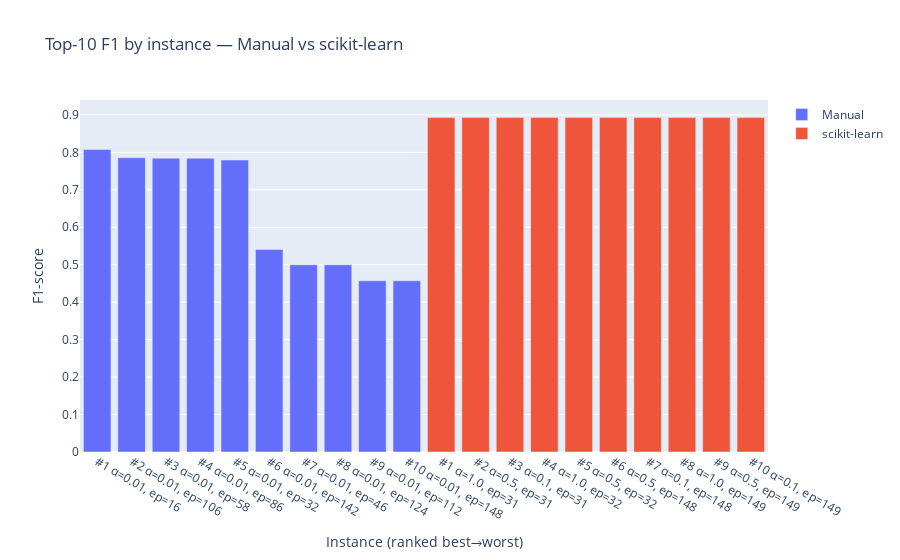

The code cell stored with this chart in its notebook:
### Markdown cell above
## Comparisson for F1 metric in manual and sklearn 5 best and 5 worse models with varying alpha, epochs and C for SKlearn (HW point 6)

### Code cell
fig_f1_top10 = go.Figure()
fig_f1_top10.add_bar(name="Manual",  x=manual["labels"], y=manual["f1"])
fig_f1_top10.add_bar(name="scikit-learn", x=skl["labels"], y=skl["f1"])
fig_f1_top10.update_layout(
    title="Top-10 F1 by instance — Manual vs scikit-learn",
    xaxis_title="Instance (ranked best→worst)",
    yaxis_title="F1-score",
    barmode="group"
)
fig_f1_top10.show()

### Figure 1 — Plotly figure (JSON) as saved in the notebook; plotly's stock layout.template omitted (floating-point values rounded to 4 significant figures)
{"data": [{"name": "Manual", "type": "bar", "x": ["#1 α=0.01, ep=16", "#2 α=0.01, ep=106", "#3 α=0.01, ep=58", "#4 α=0.01, ep=86", "#5 α=0.01, ep=32", "#6 α=0.01, ep=142", "#7 α=0.01, ep=46", "#8 α=0.01, ep=124", "#9 α=0.01, ep=112", "#10 α=0.01, ep=148"], "y": [0.8077, 0.7857, 0.7843, 0.7843, 0.7797, 0.5405, 0.5, 0.5, 0.4571, 0.4571]}, {"name": "scikit-learn", "type": "bar", "x": ["#1 α=1.0, ep=31", "#2 α=0.5, ep=31", "#3 α=0.1, ep=31", "#4 α=1.0, ep=32", "#5 α=0.5, ep=32", "#6 α=0.5, ep=148", "#7 α=0.1, ep=148", "#8 α=1.0, ep=149", "#9 α=0.5, ep=149", "#10 α=0.1, ep=149"], "y": [0.8929, 0.8929, 0.8929, 0.8929, 0.8929, 0.8929, 0.8929, 0.8929, 0.8929, 0.8929]}], "layout": {"barmode": "group", "title": {"text": "Top-10 F1 by instance — Manual vs scikit-learn"}, "xaxis": {"title": {"text": "Instance (ranked best→worst)"}}, "yaxis": {"title": {"text": "F1-score"}}}}
